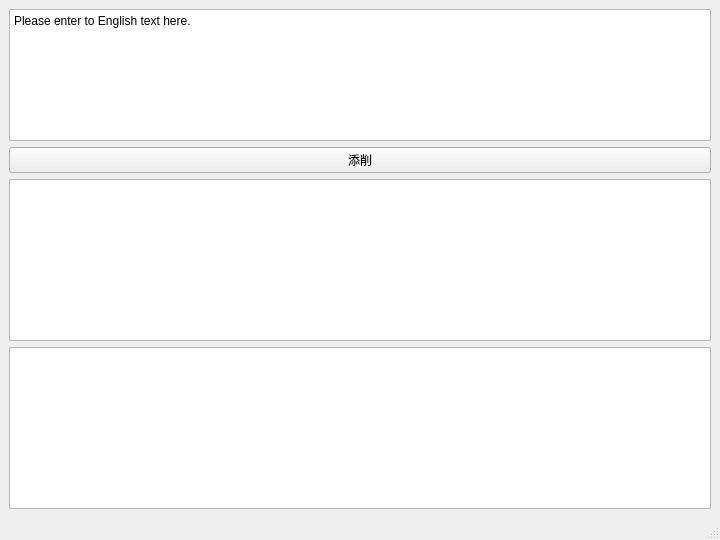
<?xml version="1.0" encoding="UTF-8"?>
<ui version="4.0">
 <class>MainWindow</class>
 <widget class="QMainWindow" name="MainWindow">
  <property name="geometry">
   <rect>
    <x>0</x>
    <y>0</y>
    <width>720</width>
    <height>540</height>
   </rect>
  </property>
  <property name="minimumSize">
   <size>
    <width>720</width>
    <height>540</height>
   </size>
  </property>
  <property name="maximumSize">
   <size>
    <width>720</width>
    <height>540</height>
   </size>
  </property>
  <property name="windowTitle">
   <string>MainWindow</string>
  </property>
  <widget class="QWidget" name="centralwidget">
   <layout class="QVBoxLayout" name="verticalLayout_2">
    <item>
     <widget class="QPlainTextEdit" name="english_text">
      <property name="plainText">
       <string>Please enter to English text here.</string>
      </property>
     </widget>
    </item>
    <item>
     <widget class="QPushButton" name="start_fix">
      <property name="text">
       <string>添削</string>
      </property>
     </widget>
    </item>
    <item>
     <layout class="QVBoxLayout" name="verticalLayout">
      <item>
       <widget class="QTextBrowser" name="result">
        <property name="markdown">
         <string>添削結果がここに表示されます。

</string>
        </property>
       </widget>
      </item>
      <item>
       <widget class="QTextBrowser" name="why">
        <property name="markdown">
         <string>理由がここに表示されます。

</string>
        </property>
       </widget>
      </item>
     </layout>
    </item>
   </layout>
  </widget>
  <widget class="QMenuBar" name="menubar">
   <property name="geometry">
    <rect>
     <x>0</x>
     <y>0</y>
     <width>720</width>
     <height>33</height>
    </rect>
   </property>
  </widget>
  <widget class="QStatusBar" name="statusbar"/>
 </widget>
 <resources/>
 <connections/>
</ui>
